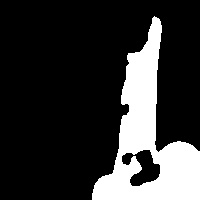
#> input picture Data Science/Computer Vision/Real-time Hand Sign Recognition System/Src/Test/0/300.jpg, 200 x 200 px, given in place of the camera
$ python Generate_Dataset.py   (older library calls are emulated)
#> lines starting #> are read from the running program, lines starting #| are printed output that depends on the picture
import cv2
import numpy as np

background = None
accumulated_weight = 0.5

ROI_top = 100
ROI_bottom = 300
ROI_right = 150
ROI_left = 350

# This function is designed to maintain an accumulated background model over time by updating it with weighted contributions from incoming frames.
def cal_accum_avg(frame, accumulated_weight):

    global background

    if background is None:
        background = frame.copy().astype("float")
        return None

    cv2.accumulateWeighted(frame, background, accumulated_weight)

#  This function takes a frame, compares it with the accumulated background, and extracts the hand region by applying thresholding and contour detection.
def segment_hand(frame, threshold=25):
    global background

    diff = cv2.absdiff(background.astype("uint8"), frame)

    _ , thresholded = cv2.threshold(diff, threshold, 255, cv2.THRESH_BINARY)

    # Grab the external contours for the image
    #image, contours, hierarchy = cv2.findContours(thresholded.copy(), cv2.RETR_EXTERNAL, cv2.CHAIN_APPROX_SIMPLE)
    # Grab the external contours for the image
    contours, hierarchy = cv2.findContours(thresholded.copy(), cv2.RETR_EXTERNAL, cv2.CHAIN_APPROX_SIMPLE)


    if len(contours) == 0:
        return None
    else:

        hand_segment_max_cont = max(contours, key=cv2.contourArea)

        return (thresholded, hand_segment_max_cont)


# This is the part of a program that captures images from a webcam, processes them to detect a hand gesture, and saves the segmented hand region as images.

cam = cv2.VideoCapture(0)

num_frames = 0
element = 10
num_imgs_taken = 0

while True:
    ret, frame = cam.read()
#> frame is the input picture: shape (200, 200, 3); min 0, max 255, mean 50.5

    # filpping the frame to prevent inverted image of captured frame...
    frame = cv2.flip(frame, 1)
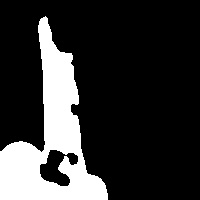
#> frame: shape (200, 200, 3); min 0, max 255, mean 50.5

    frame_copy = frame.copy()

    roi = frame[ROI_top:ROI_bottom, ROI_right:ROI_left]
#> roi: shape (100, 50, 3); every value is 0

    gray_frame = cv2.cvtColor(roi, cv2.COLOR_BGR2GRAY)
#> gray_frame: shape (100, 50); every value is 0
    gray_frame = cv2.GaussianBlur(gray_frame, (9, 9), 0)

    if num_frames < 60:
        cal_accum_avg(gray_frame, accumulated_weight)
#> in cal_accum_avg, `background = frame.copy().astype("float")`: background: shape (100, 50) float64; every value is 0
        if num_frames <= 59:

            cv2.putText(frame_copy, "FETCHING BACKGROUND...PLEASE WAIT", (80, 400), cv2.FONT_HERSHEY_SIMPLEX, 0.9, (0,0,255), 2)
            #cv2.imshow("Sign Detection",frame_copy)

    #Time to configure the hand specifically into the ROI...
    elif num_frames <= 300:

        hand = segment_hand(gray_frame)

        cv2.putText(frame_copy, "Adjust hand...Gesture for" + str(element), (200, 400), cv2.FONT_HERSHEY_SIMPLEX, 1, (0,0,255), 2)

        # Checking if hand is actually detected by counting number of contours detected...
        if hand is not None:

            thresholded, hand_segment = hand

            # Draw contours around hand segment
            cv2.drawContours(frame_copy, [hand_segment + (ROI_right, ROI_top)], -1, (255, 0, 0),1)

            cv2.putText(frame_copy, str(num_frames)+"For" + str(element), (70, 45), cv2.FONT_HERSHEY_SIMPLEX, 1, (0,0,255), 2)

            # Also display the thresholded image
            cv2.imshow("Thresholded Hand Image", thresholded)

    else:

        # Segmenting the hand region...
        hand = segment_hand(gray_frame)

        # Checking if we are able to detect the hand...
        if hand is not None:

            # unpack the thresholded img and the max_contour...
            thresholded, hand_segment = hand

            # Drawing contours around hand segment
            cv2.drawContours(frame_copy, [hand_segment + (ROI_right, ROI_top)], -1, (255, 0, 0),1)

            cv2.putText(frame_copy, str(num_frames), (70, 45), cv2.FONT_HERSHEY_SIMPLEX, 1, (0,0,255), 2)
            #cv2.putText(frame_copy, str(num_frames)+"For" + str(element), (70, 45), cv2.FONT_HERSHEY_SIMPLEX, 1, (0,0,255), 2)
            cv2.putText(frame_copy, str(num_imgs_taken) + 'images' +"For" + str(element), (200, 400), cv2.FONT_HERSHEY_SIMPLEX, 1, (0,0,255), 2)

            # Displaying the thresholded image
            cv2.imshow("Thresholded Hand Image", thresholded)
            if num_imgs_taken <= 300:
                #cv2.imwrite(r"D:\\gesture\\train\\"+str(element)+"\\" + str(num_imgs_taken+300) + '.jpg', thresholded)
                cv2.imwrite(r"D:\My Prog\Naresh_i _Technology\Resume Project\Sign Language Detection the final one\Train"+"\\" + str(num_imgs_taken) + '.jpg', thresholded)
            else:
                break
            num_imgs_taken +=1
        else:
            cv2.putText(frame_copy, 'No hand detected...', (200, 400), cv2.FONT_HERSHEY_SIMPLEX, 1, (0,0,255), 2)

    # Drawing ROI on frame copy
    cv2.rectangle(frame_copy, (ROI_left, ROI_top), (ROI_right, ROI_bottom), (255,128,0), 3)

    cv2.putText(frame_copy, " Hand sign recognition by Biswa", (10, 20), cv2.FONT_ITALIC, 0.5, (51,255,51), 1)
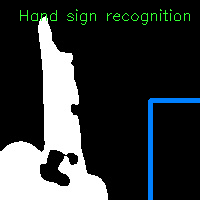
#> frame_copy: shape (200, 200, 3); mean B, G, R 55.6, 55.2, 50.9

    # increment the number of frames for tracking
    num_frames += 1

    # Display the frame with segmented hand
    cv2.imshow("Sign Detection", frame_copy)

    # Closing windows with Esc key...(any other key with ord can be used too.)
    k = cv2.waitKey(1) & 0xFF
#> (key Esc is pressed here)

    if k == 27:
        break

# Releasing camera & destroying all the windows...

cv2.destroyAllWindows()
cam.release()
